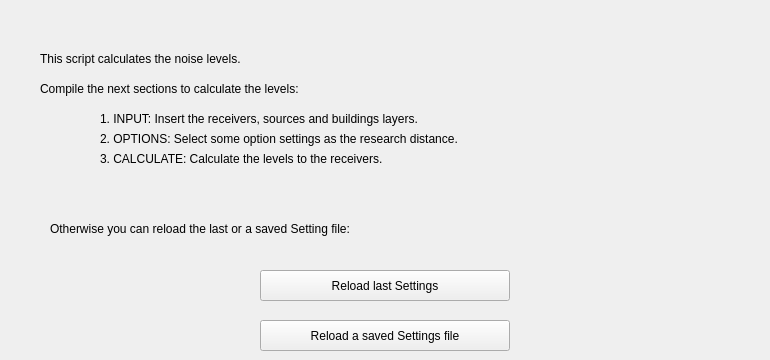
   <widget class="QWidget" name="tab">
    <attribute name="title">
     <string>Start</string>
    </attribute>
    <widget class="QLabel" name="label_8">
     <property name="geometry">
      <rect>
       <x>40</x>
       <y>50</y>
       <width>471</width>
       <height>17</height>
      </rect>
     </property>
     <property name="text">
      <string>This script calculates the noise levels.</string>
     </property>
     <property name="alignment">
      <set>Qt::AlignLeading|Qt::AlignLeft|Qt::AlignVCenter</set>
     </property>
    </widget>
    <widget class="QPushButton" name="reload_last_settings_pushButton">
     <property name="geometry">
      <rect>
       <x>260</x>
       <y>270</y>
       <width>250</width>
       <height>31</height>
      </rect>
     </property>
     <property name="text">
      <string>Reload last Settings</string>
     </property>
    </widget>
    <widget class="QLabel" name="label_9">
     <property name="geometry">
      <rect>
       <x>50</x>
       <y>220</y>
       <width>471</width>
       <height>17</height>
      </rect>
     </property>
     <property name="text">
      <string>Otherwise you can reload the last or a saved Setting file:</string>
     </property>
     <property name="alignment">
      <set>Qt::AlignLeading|Qt::AlignLeft|Qt::AlignVCenter</set>
     </property>
    </widget>
    <widget class="QPushButton" name="reload_saved_settings_pushButton">
     <property name="geometry">
      <rect>
       <x>260</x>
       <y>320</y>
       <width>250</width>
       <height>31</height>
      </rect>
     </property>
     <property name="text">
      <string>Reload a saved Settings file</string>
     </property>
    </widget>
    <widget class="QLabel" name="label_10">
     <property name="geometry">
      <rect>
       <x>40</x>
       <y>80</y>
       <width>471</width>
       <height>17</height>
      </rect>
     </property>
     <property name="text">
      <string>Compile the next sections to calculate the levels:</string>
     </property>
     <property name="alignment">
      <set>Qt::AlignLeading|Qt::AlignLeft|Qt::AlignVCenter</set>
     </property>
    </widget>
    <widget class="QLabel" name="label_11">
     <property name="geometry">
      <rect>
       <x>100</x>
       <y>110</y>
       <width>471</width>
       <height>17</height>
      </rect>
     </property>
     <property name="text">
      <string>1. INPUT: Insert the receivers, sources and buildings layers.</string>
     </property>
     <property name="alignment">
      <set>Qt::AlignLeading|Qt::AlignLeft|Qt::AlignVCenter</set>
     </property>
    </widget>
    <widget class="QLabel" name="label_12">
     <property name="geometry">
      <rect>
       <x>100</x>
       <y>130</y>
       <width>661</width>
       <height>17</height>
      </rect>
     </property>
     <property name="text">
      <string>2. OPTIONS: Select some option settings as the research distance.</string>
     </property>
     <property name="alignment">
      <set>Qt::AlignLeading|Qt::AlignLeft|Qt::AlignVCenter</set>
     </property>
    </widget>
    <widget class="QLabel" name="label_13">
     <property name="geometry">
      <rect>
       <x>100</x>
       <y>150</y>
       <width>661</width>
       <height>17</height>
      </rect>
     </property>
     <property name="text">
      <string>3. CALCULATE: Calculate the levels to the receivers.</string>
     </property>
     <property name="alignment">
      <set>Qt::AlignLeading|Qt::AlignLeft|Qt::AlignVCenter</set>
     </property>
    </widget>
   </widget>
